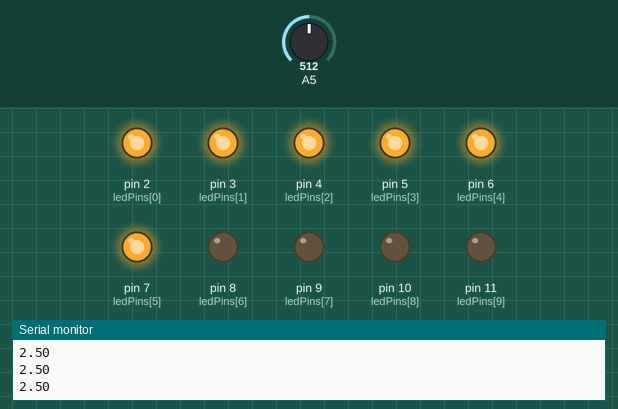
Simulated run of this sketch. Board: Arduino Uno, built with avr-gcc and run on an emulated ATmega328P. Parts: output pins drawn as LEDs (lit = HIGH), the last lines printed to the serial monitor. The inputs (shaded band) are chosen by the test bench; at power-on: A5 = 512.

Above: at 1.2 s.
1.3 s: A5 set to 582
2.8 s: A5 set to 609
At 3.4 s:
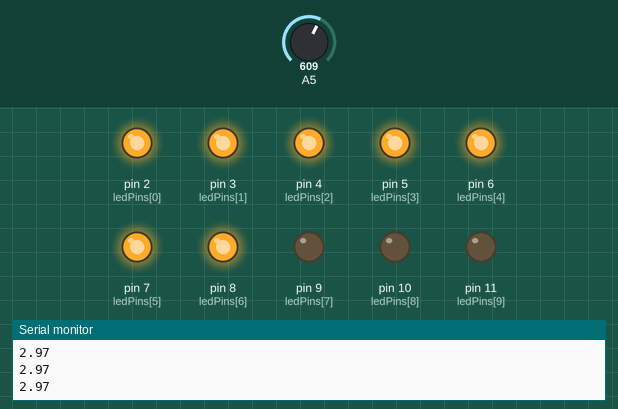
4.3 s: A5 set to 671
5.8 s: A5 set to 696
At 6.7 s:
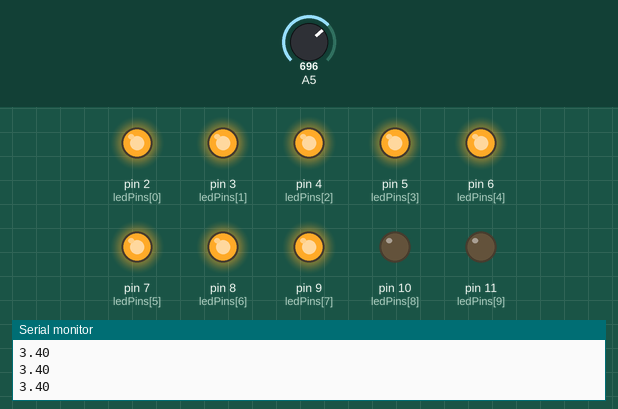
7.3 s: A5 set to 761
8.8 s: A5 set to 776
At 9.3 s:
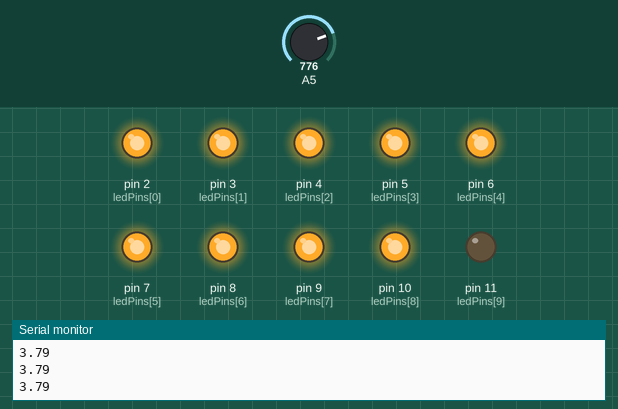
Timing chart, 0 to 11.3 s (numbered marks = the images above; inputs shaded):
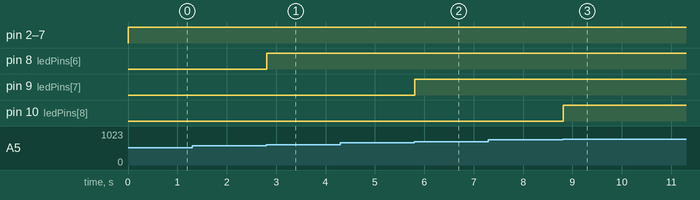

The sketch:

SolorPanan.ino
```cpp
// Project 21 - VU Meter

int ledPins[] = {2, 3, 4, 5, 6, 7, 8, 9, 10, 11};
int switchPin = 12;


void setup()
{
  for (int i = 0; i < 10; i++)
  {
     pinMode(ledPins[i], OUTPUT);
  }
  pinMode(switchPin, INPUT_PULLUP);
  Serial.begin(9600);
}

void loop()
{
  int value = analogRead(A5);
  int topLED = map(value, 0, 1023, 0, 12) - 1;
  for (int i = 0; i < 10; i++)
  {
      digitalWrite(ledPins[i], (i <= topLED));
  }
  float voltage = value * (5.0 / 1024.0);
  // write the voltage value to the serial monitor:
  Serial.println(voltage);
//  Serial.println(value);
  delay(10);
}
```

Measured:
- the behaviour switches between 596 and 597 on A5 (found by bisection; images 0 and 1)
- the behaviour switches between 681 and 682 on A5 (found by bisection; images 1 and 2)
- the behaviour switches between 767 and 768 on A5 (found by bisection; images 2 and 3)
- after the input at 2.8 s, pin 8 (ledPins[6]): LOW → HIGH at once
- after the input at 5.8 s, pin 9 (ledPins[7]): LOW → HIGH at once
- after the input at 8.8 s, pin 10 (ledPins[8]): LOW → HIGH at once
